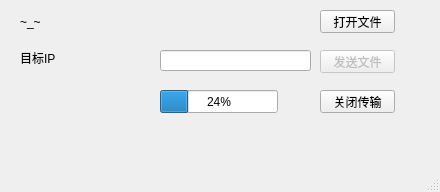
<?xml version="1.0" encoding="UTF-8"?>
<ui version="4.0">
 <class>FileWindow</class>
 <widget class="QMainWindow" name="FileWindow">
  <property name="geometry">
   <rect>
    <x>0</x>
    <y>0</y>
    <width>440</width>
    <height>192</height>
   </rect>
  </property>
  <property name="windowTitle">
   <string>文件传输窗口</string>
  </property>
  <widget class="QWidget" name="centralwidget">
   <widget class="QPushButton" name="sendButton">
    <property name="enabled">
     <bool>false</bool>
    </property>
    <property name="geometry">
     <rect>
      <x>320</x>
      <y>50</y>
      <width>75</width>
      <height>23</height>
     </rect>
    </property>
    <property name="text">
     <string>发送文件</string>
    </property>
   </widget>
   <widget class="QPushButton" name="openButton_2">
    <property name="geometry">
     <rect>
      <x>320</x>
      <y>10</y>
      <width>75</width>
      <height>23</height>
     </rect>
    </property>
    <property name="text">
     <string>打开文件</string>
    </property>
   </widget>
   <widget class="QProgressBar" name="progressBar">
    <property name="geometry">
     <rect>
      <x>160</x>
      <y>90</y>
      <width>118</width>
      <height>23</height>
     </rect>
    </property>
    <property name="value">
     <number>24</number>
    </property>
   </widget>
   <widget class="QLineEdit" name="lineEdit">
    <property name="geometry">
     <rect>
      <x>160</x>
      <y>50</y>
      <width>151</width>
      <height>21</height>
     </rect>
    </property>
   </widget>
   <widget class="QPushButton" name="returnButton_3">
    <property name="geometry">
     <rect>
      <x>320</x>
      <y>90</y>
      <width>75</width>
      <height>23</height>
     </rect>
    </property>
    <property name="text">
     <string>关闭传输</string>
    </property>
   </widget>
   <widget class="QLabel" name="label">
    <property name="geometry">
     <rect>
      <x>20</x>
      <y>12</y>
      <width>291</width>
      <height>20</height>
     </rect>
    </property>
    <property name="text">
     <string>~_~</string>
    </property>
   </widget>
   <widget class="QLabel" name="label_2">
    <property name="geometry">
     <rect>
      <x>20</x>
      <y>50</y>
      <width>121</width>
      <height>16</height>
     </rect>
    </property>
    <property name="text">
     <string>目标IP</string>
    </property>
   </widget>
  </widget>
  <widget class="QMenuBar" name="menubar">
   <property name="geometry">
    <rect>
     <x>0</x>
     <y>0</y>
     <width>440</width>
     <height>23</height>
    </rect>
   </property>
  </widget>
  <widget class="QStatusBar" name="statusbar"/>
 </widget>
 <resources/>
 <connections/>
</ui>
